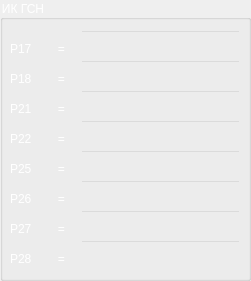
    <widget class="QGroupBox" name="P_TAB5_2">
     <property name="geometry">
      <rect>
       <x>560</x>
       <y>330</y>
       <width>251</width>
       <height>281</height>
      </rect>
     </property>
     <property name="styleSheet">
      <string notr="true">QGroupBox
{
color: white
}</string>
     </property>
     <property name="title">
      <string>ИК ГСН</string>
     </property>
     <widget class="QLabel" name="P_115">
      <property name="geometry">
       <rect>
        <x>10</x>
        <y>190</y>
        <width>67</width>
        <height>17</height>
       </rect>
      </property>
      <property name="styleSheet">
       <string notr="true">QLabel
{
color: white
}</string>
      </property>
      <property name="text">
       <string>P26        =</string>
      </property>
     </widget>
     <widget class="QLabel" name="P_116">
      <property name="geometry">
       <rect>
        <x>10</x>
        <y>100</y>
        <width>67</width>
        <height>17</height>
       </rect>
      </property>
      <property name="styleSheet">
       <string notr="true">QLabel
{
color: white
}</string>
      </property>
      <property name="text">
       <string>P21        =</string>
      </property>
     </widget>
     <widget class="QLabel" name="P_117">
      <property name="geometry">
       <rect>
        <x>10</x>
        <y>40</y>
        <width>67</width>
        <height>17</height>
       </rect>
      </property>
      <property name="styleSheet">
       <string notr="true">QLabel
{
color: white
}</string>
      </property>
      <property name="text">
       <string>P17        =</string>
      </property>
     </widget>
     <widget class="QLabel" name="P_118">
      <property name="geometry">
       <rect>
        <x>10</x>
        <y>160</y>
        <width>67</width>
        <height>17</height>
       </rect>
      </property>
      <property name="styleSheet">
       <string notr="true">QLabel
{
color: white
}</string>
      </property>
      <property name="text">
       <string>P25        =</string>
      </property>
     </widget>
     <widget class="QLabel" name="P_119">
      <property name="geometry">
       <rect>
        <x>10</x>
        <y>130</y>
        <width>67</width>
        <height>17</height>
       </rect>
      </property>
      <property name="styleSheet">
       <string notr="true">QLabel
{
color: white
}</string>
      </property>
      <property name="text">
       <string>P22        =</string>
      </property>
     </widget>
     <widget class="QLabel" name="P_120">
      <property name="geometry">
       <rect>
        <x>10</x>
        <y>70</y>
        <width>67</width>
        <height>17</height>
       </rect>
      </property>
      <property name="styleSheet">
       <string notr="true">QLabel
{
color: white
}</string>
      </property>
      <property name="text">
       <string>P18        =</string>
      </property>
     </widget>
     <widget class="QLabel" name="P_121">
      <property name="geometry">
       <rect>
        <x>10</x>
        <y>220</y>
        <width>67</width>
        <height>17</height>
       </rect>
      </property>
      <property name="styleSheet">
       <string notr="true">QLabel
{
color: white
}</string>
      </property>
      <property name="text">
       <string>P27        =</string>
      </property>
     </widget>
     <widget class="QLabel" name="P_122">
      <property name="geometry">
       <rect>
        <x>10</x>
        <y>250</y>
        <width>67</width>
        <height>17</height>
       </rect>
      </property>
      <property name="styleSheet">
       <string notr="true">QLabel
{
color: white
}</string>
      </property>
      <property name="text">
       <string>P28        =</string>
      </property>
     </widget>
     <widget class="QLineEdit" name="l44_2">
      <property name="geometry">
       <rect>
        <x>80</x>
        <y>30</y>
        <width>161</width>
        <height>31</height>
       </rect>
      </property>
      <property name="styleSheet">
       <string notr="true">QLineEdit
{
background: rgb(0,0,0,0);
color: white;
}</string>
      </property>
      <property name="text">
       <string/>
      </property>
     </widget>
     <widget class="QLineEdit" name="l49_2">
      <property name="geometry">
       <rect>
        <x>80</x>
        <y>180</y>
        <width>161</width>
        <height>31</height>
       </rect>
      </property>
      <property name="styleSheet">
       <string notr="true">QLineEdit
{
background: rgb(0,0,0,0);
color: white;
}</string>
      </property>
      <property name="text">
       <string/>
      </property>
     </widget>
     <widget class="QLineEdit" name="l51_2">
      <property name="geometry">
       <rect>
        <x>80</x>
        <y>240</y>
        <width>161</width>
        <height>31</height>
       </rect>
      </property>
      <property name="styleSheet">
       <string notr="true">QLineEdit
{
background: rgb(0,0,0,0);
color: white;
}</string>
      </property>
      <property name="text">
       <string/>
      </property>
     </widget>
     <widget class="QLineEdit" name="l48_2">
      <property name="geometry">
       <rect>
        <x>80</x>
        <y>150</y>
        <width>161</width>
        <height>31</height>
       </rect>
      </property>
      <property name="styleSheet">
       <string notr="true">QLineEdit
{
background: rgb(0,0,0,0);
color: white;
}</string>
      </property>
      <property name="text">
       <string/>
      </property>
     </widget>
     <widget class="QLineEdit" name="l50_2">
      <property name="geometry">
       <rect>
        <x>80</x>
        <y>210</y>
        <width>161</width>
        <height>31</height>
       </rect>
      </property>
      <property name="styleSheet">
       <string notr="true">QLineEdit
{
background: rgb(0,0,0,0);
color: white;
}</string>
      </property>
      <property name="text">
       <string/>
      </property>
     </widget>
     <widget class="QLineEdit" name="l45_2">
      <property name="geometry">
       <rect>
        <x>80</x>
        <y>60</y>
        <width>161</width>
        <height>31</height>
       </rect>
      </property>
      <property name="styleSheet">
       <string notr="true">QLineEdit
{
background: rgb(0,0,0,0);
color: white;
}</string>
      </property>
      <property name="text">
       <string/>
      </property>
     </widget>
     <widget class="QLineEdit" name="l47_2">
      <property name="geometry">
       <rect>
        <x>80</x>
        <y>120</y>
        <width>161</width>
        <height>31</height>
       </rect>
      </property>
      <property name="styleSheet">
       <string notr="true">QLineEdit
{
background: rgb(0,0,0,0);
color: white;
}</string>
      </property>
      <property name="text">
       <string/>
      </property>
     </widget>
     <widget class="QLineEdit" name="l46_2">
      <property name="geometry">
       <rect>
        <x>80</x>
        <y>90</y>
        <width>161</width>
        <height>31</height>
       </rect>
      </property>
      <property name="styleSheet">
       <string notr="true">QLineEdit
{
background: rgb(0,0,0,0);
color: white;
}</string>
      </property>
      <property name="text">
       <string/>
      </property>
     </widget>
    </widget>
